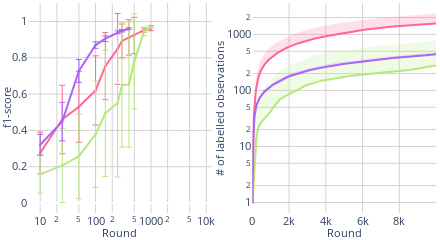

Notebook cell for this chart:
### Code cell
import plotly.graph_objects as go
from plotly.subplots import make_subplots
import numpy as np

import plotly.graph_objects as go
import plotly.express as px

dataset = 'MNIST'

approaches = {
    #'EEneuralcbpside_v5': {'color': [255, 255, 0], 'label': 'EEneuralcbpside_v5'},  # Red
    # 'IneurAL (official)': {'color': [255, 161, 90], 'label':'IneurAL6'},                    # Yellow
    # 'IneurAL (tuned)': {'color': [25, 211, 243], 'label':'IneurAL3'},                    # Cyan
    'Neuronal (official)': {'color': [255, 102, 146], 'label':'neuronal6'},                  # Magenta
    'Neuronal (tuned)': {'color': [182, 232, 128], 'label':'neuronal3'} ,                  # Orange
    'Neural-CBP': {'color': [171, 99, 250], 'label': 'EEneuralcbpside_v6'},  # Red
    # 'margin': {'color': [160, 160, 160], 'label':'margin'},
    # 'cesa': {'color': [0, 0, 255], 'label':'cesa'},
}

thresholds = ['f1_10', 'f1_25', 'f1_50', 'f1_100', 'f1_150',
              'f1_250', 'f1_300', 'f1_400', 'f1_500', 'f1_750', 
              'f1_1000', 'f1_2500', 'f1_5000', 'f1_7500',]


# Create a subplot with 1 row and 2 columns
fig = make_subplots(rows=1, cols=2, subplot_titles=("f1-score", "# of labelled observations"))

# Add your traces for the first figure to the first subplot
for approach in approaches.keys():
    # ... [your existing code for calculating mean_values, std_values, and color] ...
    mean_values = [] 
    std_values = []
    r,g,b = approaches[approach]['color']
    
    for threshold in thresholds:
        mean_value = df_mean[(df_mean['Dataset'] == dataset) & (df_mean['Approach'] == approach)][threshold].values[0]
        mean_values.append(mean_value)

        std_value = df_std[(df_std['Dataset'] == dataset) & (df_std['Approach'] == approach)][threshold].values[0]
        std_values.append(std_value)

    fig.add_trace(go.Scatter(
        x=[10, 25, 50, 100, 150, 250, 300, 400, 500, 750, 1000, 2500, 5000, 7500, 9000], 
        y=mean_values,
        error_y=dict(type='data', array=std_values, visible=True, thickness=1, width=3),
        line=dict(dash='solid', width=2, color='rgba({},{},{},1)'.format(r,g,b)),
        marker=dict(size=2.5),
        name=approach), 
        row=1, col=1)

# Add your traces for the second figure to the second subplot
for approach in approaches.keys():
    # ... [your existing code for calculating explo_value, upper, and color] ...
    r,g,b = approaches[approach]['color']
    explo_value = explo_final['LeNet'][dataset][approach]
    upper = explo_value + explo2_final['LeNet'][dataset][approach]
    xcoords = np.arange(0,horizon,1).tolist()

    fig.add_trace(go.Scatter(
        x=xcoords+xcoords[::-1], 
        y=upper.tolist()+explo_value.tolist()[::-1],  
        fill='toself',
        fillcolor='rgba({},{},{},0.2)'.format(r,g,b),
        line=dict(color='rgba({},{},{},1)'.format(r,g,b), width=0),
        hoverinfo="skip"),
        row=1, col=2)
    
    fig.add_trace(go.Scatter(
        x=xcoords, 
        y=explo_value,
        line=dict(dash='solid', width=2, color='rgba({},{},{},1)'.format(r,g,b)),
        name=approach), 
        row=1, col=2)

# Update layout and axes for the combined figure
siz = 12.5
fig.update_layout(
    width=440,  # Adjusted for two subplots
    height=220,
    plot_bgcolor='white',
    paper_bgcolor='white',
    margin=dict(l=0, r=0, t=3, b=0),
    showlegend=False
)



# Update xaxis and yaxis properties for each subplot
fig.update_xaxes(title_text="Round", row=1, col=1, gridcolor='lightgrey', tickmode='array', type="log", title_standoff=5, title_font=dict(size=siz-2), tickfont=dict(size=siz-2))
fig.update_yaxes(title_text="f1-score", row=1, col=1, gridcolor='lightgrey', title_standoff=5, title_font=dict(size=siz-2), tickfont=dict(size=siz-2))

fig.update_xaxes(title_text="Round", row=1, col=2, gridcolor='lightgrey', tickmode='array', title_standoff=5, title_font=dict(size=siz-2), tickfont=dict(size=siz-2))
fig.update_yaxes(title_text="# of labelled observations", row=1, col=2, gridcolor='lightgrey',type="log", title_standoff=0, title_font=dict(size=siz-2), tickfont=dict(size=siz-2))

fig.show()

# Save the combined figure as a PDF
fig.write_image("./figures/combined_{}_{}_{}.pdf".format(case, model, dataset))

### Figure 1 — Plotly figure (JSON) as saved in the notebook; plotly's stock layout.template omitted (floating-point values rounded to 4 significant figures; data arrays with more than 128 entries replaced by an {"elided": "..."} marker saying what was removed)
{"data": [{"error_y": {"array": [0.1151, 0.1887, 0.1951, 0.1905, 0.1847, 0.195, 0.09314, 0.09737, 0.09965, 0.01152, 0.0136, null, null, null], "thickness": 1, "type": "data", "visible": true, "width": 3}, "line": {"color": "rgba(255,102,146,1)", "dash": "solid", "width": 2}, "marker": {"size": 2.5}, "name": "Neuronal (official)", "type": "scatter", "x": [10, 25, 50, 100, 150, 250, 300, 400, 500, 750, 1000, 2500, 5000, 7500, 9000], "xaxis": "x", "y": [0.2757, 0.46, 0.5299, 0.6202, 0.7538, 0.8488, 0.8926, 0.9119, 0.9229, 0.9526, 0.9623, null, null, null], "yaxis": "y"}, {"error_y": {"array": [0.1051, 0.2034, 0.2334, 0.2927, 0.3479, 0.4078, 0.3422, 0.344, 0.2616, 0.02421, 0.004062, null, null, null], "thickness": 1, "type": "data", "visible": true, "width": 3}, "line": {"color": "rgba(182,232,128,1)", "dash": "solid", "width": 2}, "marker": {"size": 2.5}, "name": "Neuronal (tuned)", "type": "scatter", "x": [10, 25, 50, 100, 150, 250, 300, 400, 500, 750, 1000, 2500, 5000, 7500, 9000], "xaxis": "x", "y": [0.1596, 0.2065, 0.2574, 0.379, 0.4939, 0.5508, 0.6504, 0.6522, 0.7802, 0.945, 0.9683, null, null, null], "yaxis": "y"}, {"error_y": {"array": [0.05758, 0.1061, 0.06306, 0.01818, 0.01561, 0.00813, 0.006259, 0.005224, null, null, null, null, null, null], "thickness": 1, "type": "data", "visible": true, "width": 3}, "line": {"color": "rgba(171,99,250,1)", "dash": "solid", "width": 2}, "marker": {"size": 2.5}, "name": "Neural-CBP", "type": "scatter", "x": [10, 25, 50, 100, 150, 250, 300, 400, 500, 750, 1000, 2500, 5000, 7500, 9000], "xaxis": "x", "y": [0.3211, 0.4486, 0.7277, 0.8701, 0.905, 0.9405, 0.9486, 0.9599, null, null, null, null, null, null], "yaxis": "y"}, {"fill": "toself", "fillcolor": "rgba(255,102,146,0.2)", "hoverinfo": "skip", "line": {"color": "rgba(255,102,146,1)", "width": 0}, "type": "scatter", "x": {"elided": "19998 int values"}, "xaxis": "x2", "y": {"elided": "19998 float values"}, "yaxis": "y2"}, {"line": {"color": "rgba(255,102,146,1)", "dash": "solid", "width": 2}, "name": "Neuronal (official)", "type": "scatter", "x": {"elided": "9999 int values"}, "xaxis": "x2", "y": {"elided": "9999 float values"}, "yaxis": "y2"}, {"fill": "toself", "fillcolor": "rgba(182,232,128,0.2)", "hoverinfo": "skip", "line": {"color": "rgba(182,232,128,1)", "width": 0}, "type": "scatter", "x": {"elided": "19998 int values"}, "xaxis": "x2", "y": {"elided": "19998 float values"}, "yaxis": "y2"}, {"line": {"color": "rgba(182,232,128,1)", "dash": "solid", "width": 2}, "name": "Neuronal (tuned)", "type": "scatter", "x": {"elided": "9999 int values"}, "xaxis": "x2", "y": {"elided": "9999 float values"}, "yaxis": "y2"}, {"fill": "toself", "fillcolor": "rgba(171,99,250,0.2)", "hoverinfo": "skip", "line": {"color": "rgba(171,99,250,1)", "width": 0}, "type": "scatter", "x": {"elided": "19998 int values"}, "xaxis": "x2", "y": {"elided": "19998 float values"}, "yaxis": "y2"}, {"line": {"color": "rgba(171,99,250,1)", "dash": "solid", "width": 2}, "name": "Neural-CBP", "type": "scatter", "x": {"elided": "9999 int values"}, "xaxis": "x2", "y": {"elided": "9999 float values"}, "yaxis": "y2"}], "layout": {"annotations": [{"font": {"size": 16}, "showarrow": false, "text": "f1-score", "x": 0.225, "xanchor": "center", "xref": "paper", "y": 1, "yanchor": "bottom", "yref": "paper"}, {"font": {"size": 16}, "showarrow": false, "text": "# of labelled observations", "x": 0.775, "xanchor": "center", "xref": "paper", "y": 1, "yanchor": "bottom", "yref": "paper"}], "height": 220, "margin": {"b": 0, "l": 0, "r": 0, "t": 3}, "paper_bgcolor": "white", "plot_bgcolor": "white", "showlegend": false, "width": 440, "xaxis": {"anchor": "y", "domain": [0, 0.45], "gridcolor": "lightgrey", "tickfont": {"size": 10.5}, "tickmode": "array", "title": {"font": {"size": 10.5}, "standoff": 5, "text": "Round"}, "type": "log"}, "xaxis2": {"anchor": "y2", "domain": [0.55, 1], "gridcolor": "lightgrey", "tickfont": {"size": 10.5}, "tickmode": "array", "title": {"font": {"size": 10.5}, "standoff": 5, "text": "Round"}}, "yaxis": {"anchor": "x", "domain": [0, 1], "gridcolor": "lightgrey", "tickfont": {"size": 10.5}, "title": {"font": {"size": 10.5}, "standoff": 5, "text": "f1-score"}}, "yaxis2": {"anchor": "x2", "domain": [0, 1], "gridcolor": "lightgrey", "tickfont": {"size": 10.5}, "title": {"font": {"size": 10.5}, "standoff": 0, "text": "# of labelled observations"}, "type": "log"}}}
